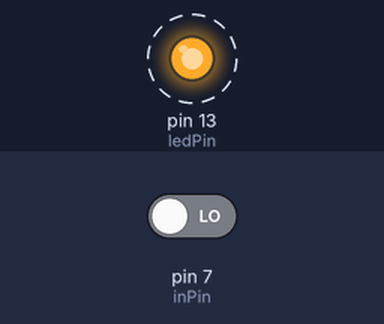
The sketch below on a simulated Arduino Uno, built with avr-gcc and run on an emulated ATmega328P. On the bench: output pins drawn as LEDs (lit = HIGH). Dashed ring = blinking. The inputs (shaded band) are chosen by the test bench; at power-on: pin 7 (inPin) LOW.

Above: at 1.25 s.
1.3 s: pin 7 (inPin) driven HIGH
At 2.0 s:
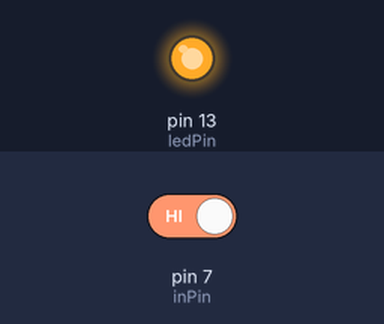
At 2.7 s:
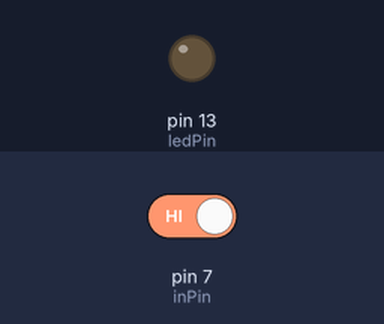
Timing chart, 0 to 10.3 s (numbered marks = the images above; inputs shaded):
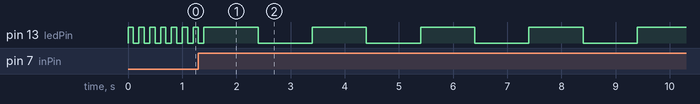

Measured:
- by itself, pin 13 (ledPin): repeats every 2.0 s: HIGH 1.0 s, LOW 1.0 s

The sketch:

5_2.ino
```cpp
int ledPin = 13;
int inPin = 7;
int val = 0;
int delayval = 100;
void setup(){
	pinMode(ledPin, OUTPUT);
	pinMode(inPin, INPUT);
}
void loop(){
	val = digitalRead(inPin);
	if(val == HIGH){
	    delayval = 1000;
	}
	else{
		delayval = 100;
	}
	digitalWrite(ledPin, HIGH);
	delay(delayval);
	digitalWrite(ledPin, LOW);
	delay(delayval);
}
```
